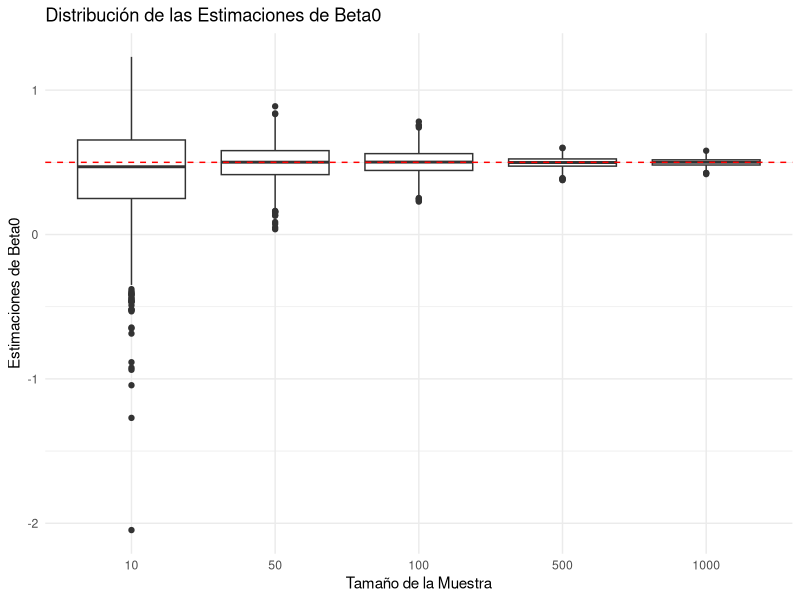
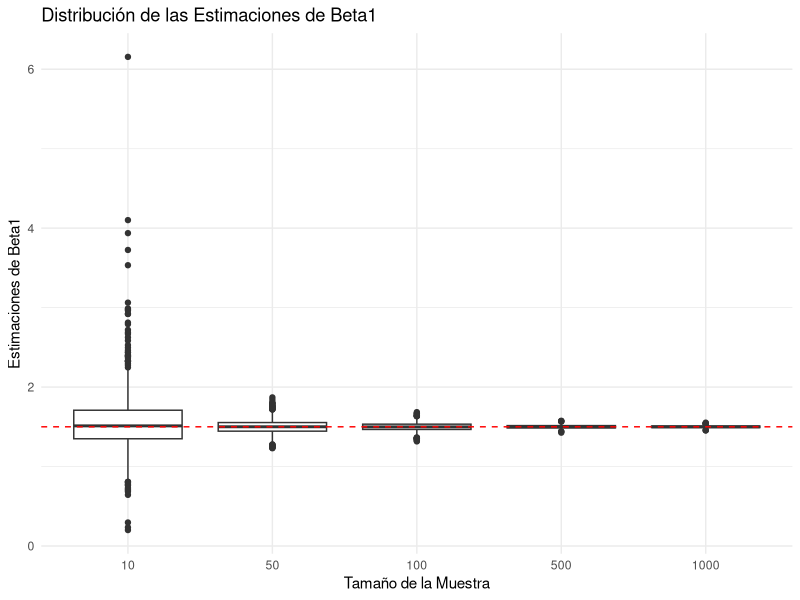

These charts were generated, in order, by the following R code:
# ==========================================================
# Maestría en Ciencia y Análisis de Datos
# Universidad Mayor de San Andrés
# ----------------------------------------------------------
#   Modelos lineales y modelos lineales generalizados
# ----------------------------------------------------------
#        Rolando Gonzales Martinez, Julio 2024
# ==========================================================
#     Simulación de Insesgamiento Asintótico de los 
#    Estimadores en un Modelo de Regresión de Poisson
# ==========================================================

library(ggplot2)

# Función para simular datos y estimar los parámetros beta en un modelo de Poisson
simulacion_insesgamiento_asintotico_poisson <- function(n, beta0 = 0.5, beta1 = 1.5, num_sim = 1000) {
  beta0_hats <- numeric(num_sim)
  beta1_hats <- numeric(num_sim)
  
  for (i in 1:num_sim) {
    x <- rnorm(n)
    lambda <- exp(beta0 + beta1 * x)
    y <- rpois(n, lambda)
    model <- glm(y ~ x, family = poisson(link = "log"))
    coefs <- coef(model)
    beta0_hats[i] = coefs[1]
    beta1_hats[i] = coefs[2]
  }
  
  data.frame(beta0_hat = beta0_hats, beta1_hat = beta1_hats)
}

# Parámetros verdaderos
beta0_true <- 0.5
beta1_true <- 1.5

# Tamaños de muestra para la simulación
sample_sizes <- c(10, 50, 100, 500, 1000)

# Realizar simulación para diferentes tamaños de muestra
set.seed(123)
results <- data.frame()

for (n in sample_sizes) {
  sim_results <- simulacion_insesgamiento_asintotico_poisson(n, beta0_true, beta1_true)
  sim_results$sample_size <- n
  results <- rbind(results, sim_results)
}

# Graficar los resultados para beta0
ggplot(results, aes(x = factor(sample_size), y = beta0_hat)) +
  geom_boxplot() +
  geom_hline(yintercept = beta0_true, linetype = "dashed", color = "red") +
  labs(title = "Distribución de las Estimaciones de Beta0",
       x = "Tamaño de la Muestra",
       y = "Estimaciones de Beta0") +
  theme_minimal()

# Graficar los resultados para beta1
ggplot(results, aes(x = factor(sample_size), y = beta1_hat)) +
  geom_boxplot() +
  geom_hline(yintercept = beta1_true, linetype = "dashed", color = "red") +
  labs(title = "Distribución de las Estimaciones de Beta1",
       x = "Tamaño de la Muestra",
       y = "Estimaciones de Beta1") +
  theme_minimal()
